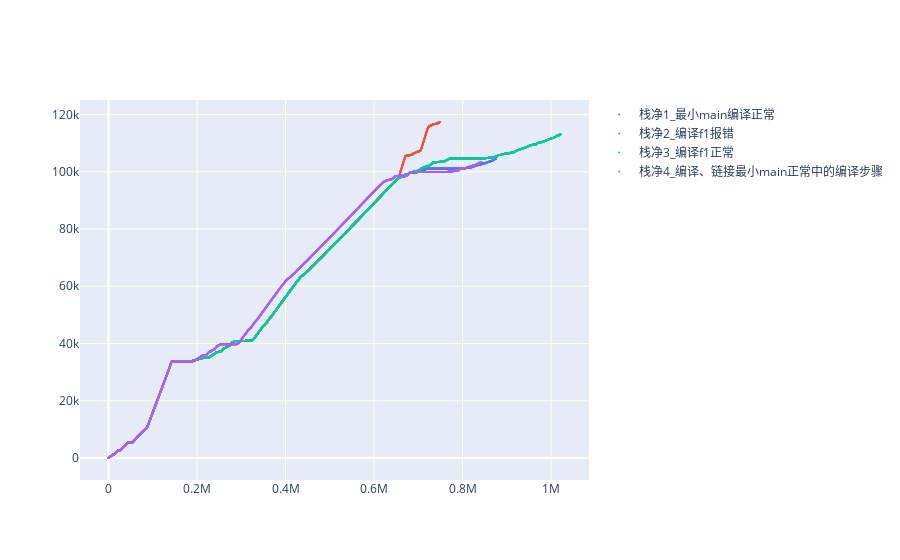
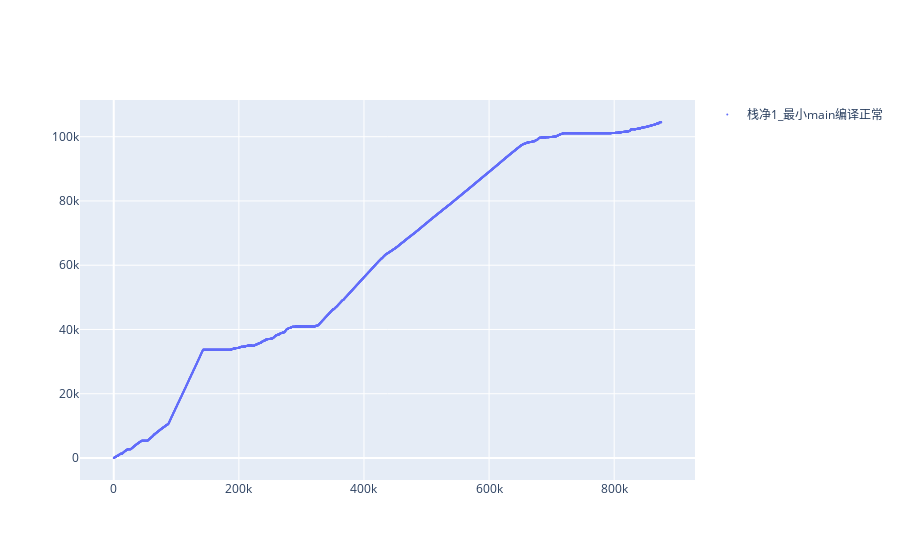

Source (notebook cell) for these figures, in order:
### Markdown cell above
### 2.2  plotly作图 , 结果当然是和 seaborn一样了

> plotly作图 不会留在 .ipynb文件内，但比seaborn清晰。

### Code cell
栈净1_trace = graph_objs.Scatter(
 x = df1.滴答,
 y = df1.栈净,
 showlegend=True,
mode = 'markers',
marker=dict(size=2),
name="栈净1_最小main编译正常"
)


栈净2_trace = graph_objs.Scatter(
 x = df2.滴答,
 y = df2.栈净,
 showlegend=True,
mode = 'markers',
marker=dict(size=2),
name="栈净2_编译f1报错"
)

栈净3_trace = graph_objs.Scatter(
 x = df3.滴答,
 y = df3.栈净,
 showlegend=True,
mode = 'markers',
marker=dict(size=2),
name="栈净3_编译f1正常"
)

栈净4_trace = graph_objs.Scatter(
 x = df4.滴答,
 y = df4.栈净,
 showlegend=True,
mode = 'markers',
marker=dict(size=2),
name="栈净4_编译、链接最小main正常中的编译步骤"
)

#浏览器:
# plotly_offline.iplot([栈生_trace,栈死_trace])
# plotly_offline.iplot([ 栈净_trace])
plotly_offline.iplot([ 栈净1_trace,栈净2_trace,栈净3_trace,栈净4_trace])
plotly_offline.iplot([ 栈净1_trace ])

### Figure 1 — Plotly figure (JSON) as saved in the notebook; plotly's stock layout.template omitted (floating-point values rounded to 4 significant figures; data arrays with more than 128 entries replaced by an {"elided": "..."} marker saying what was removed)
{"data": [{"marker": {"size": 2}, "mode": "markers", "name": "栈净1_最小main编译正常", "showlegend": true, "type": "scatter", "x": {"elided": "4386 int values"}, "y": {"elided": "4386 int values"}}, {"marker": {"size": 2}, "mode": "markers", "name": "栈净2_编译f1报错", "showlegend": true, "type": "scatter", "x": {"elided": "3751 int values"}, "y": {"elided": "3751 int values"}}, {"marker": {"size": 2}, "mode": "markers", "name": "栈净3_编译f1正常", "showlegend": true, "type": "scatter", "x": {"elided": "5117 int values"}, "y": {"elided": "5117 int values"}}, {"marker": {"size": 2}, "mode": "markers", "name": "栈净4_编译、链接最小main正常中的编译步骤", "showlegend": true, "type": "scatter", "x": {"elided": "4222 int values"}, "y": {"elided": "4222 int values"}}], "layout": {}}

### Figure 2 — Plotly figure (JSON) as saved in the notebook; plotly's stock layout.template omitted (floating-point values rounded to 4 significant figures; data arrays with more than 128 entries replaced by an {"elided": "..."} marker saying what was removed)
{"data": [{"marker": {"size": 2}, "mode": "markers", "name": "栈净1_最小main编译正常", "showlegend": true, "type": "scatter", "x": {"elided": "4386 int values"}, "y": {"elided": "4386 int values"}}], "layout": {}}
